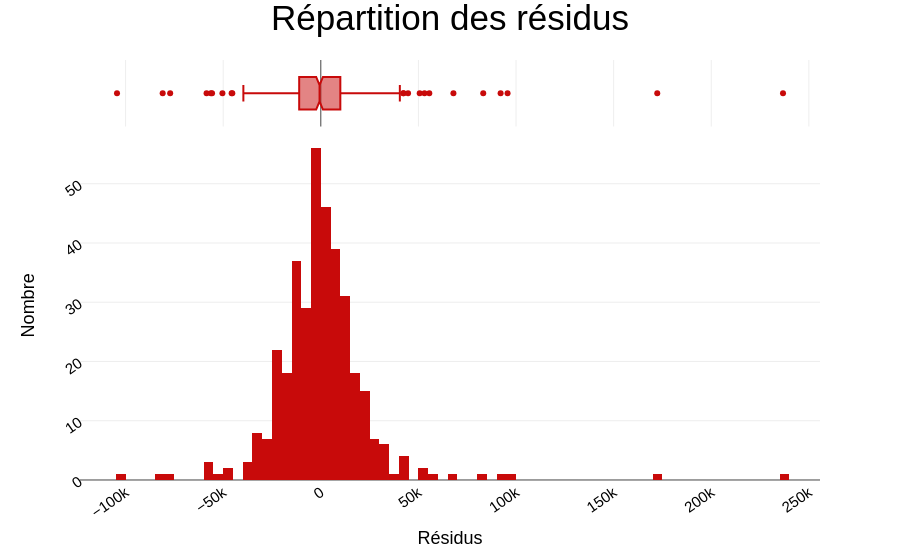

Notebook code for this chart:
### Markdown cell above
### Forme des résidus

### Code cell
df_test["residus"] = df_test["SalePrice"] - df_test["SalePrice_pred"]
residuals_density(df_test, "residus")

### Figure 1 — Plotly figure (JSON) as saved in the notebook; plotly's stock layout.template omitted (floating-point values rounded to 4 significant figures; data arrays with more than 128 entries replaced by an {"elided": "..."} marker saying what was removed)
{"data": [{"alignmentgroup": "True", "bingroup": "x", "hovertemplate": "residus=%{x}<br>count=%{y}<extra></extra>", "legendgroup": "", "marker": {"color": "rgb(200, 10, 10)", "pattern": {"shape": ""}}, "name": "", "offsetgroup": "", "orientation": "v", "showlegend": false, "type": "histogram", "x": {"elided": "365 float values"}, "xaxis": "x", "yaxis": "y"}, {"alignmentgroup": "True", "hovertemplate": "residus=%{x}<extra></extra>", "legendgroup": "", "marker": {"color": "rgb(200, 10, 10)"}, "name": "", "notched": true, "offsetgroup": "", "showlegend": false, "type": "box", "x": {"elided": "365 float values"}, "xaxis": "x2", "yaxis": "y2"}], "layout": {"barmode": "relative", "legend": {"tracegroupgap": 0}, "margin": {"t": 60}, "showlegend": false, "title": {"text": "Répartition des résidus"}, "xaxis": {"anchor": "y", "domain": [0, 1], "title": {"text": "Résidus"}}, "xaxis2": {"anchor": "y2", "domain": [0, 1], "matches": "x", "showgrid": true, "showticklabels": false}, "yaxis": {"anchor": "x", "domain": [0, 0.8316], "title": {"text": "Nombre"}}, "yaxis2": {"anchor": "x2", "domain": [0.8416, 1], "matches": "y2", "showgrid": false, "showline": false, "showticklabels": false, "ticks": ""}}}
